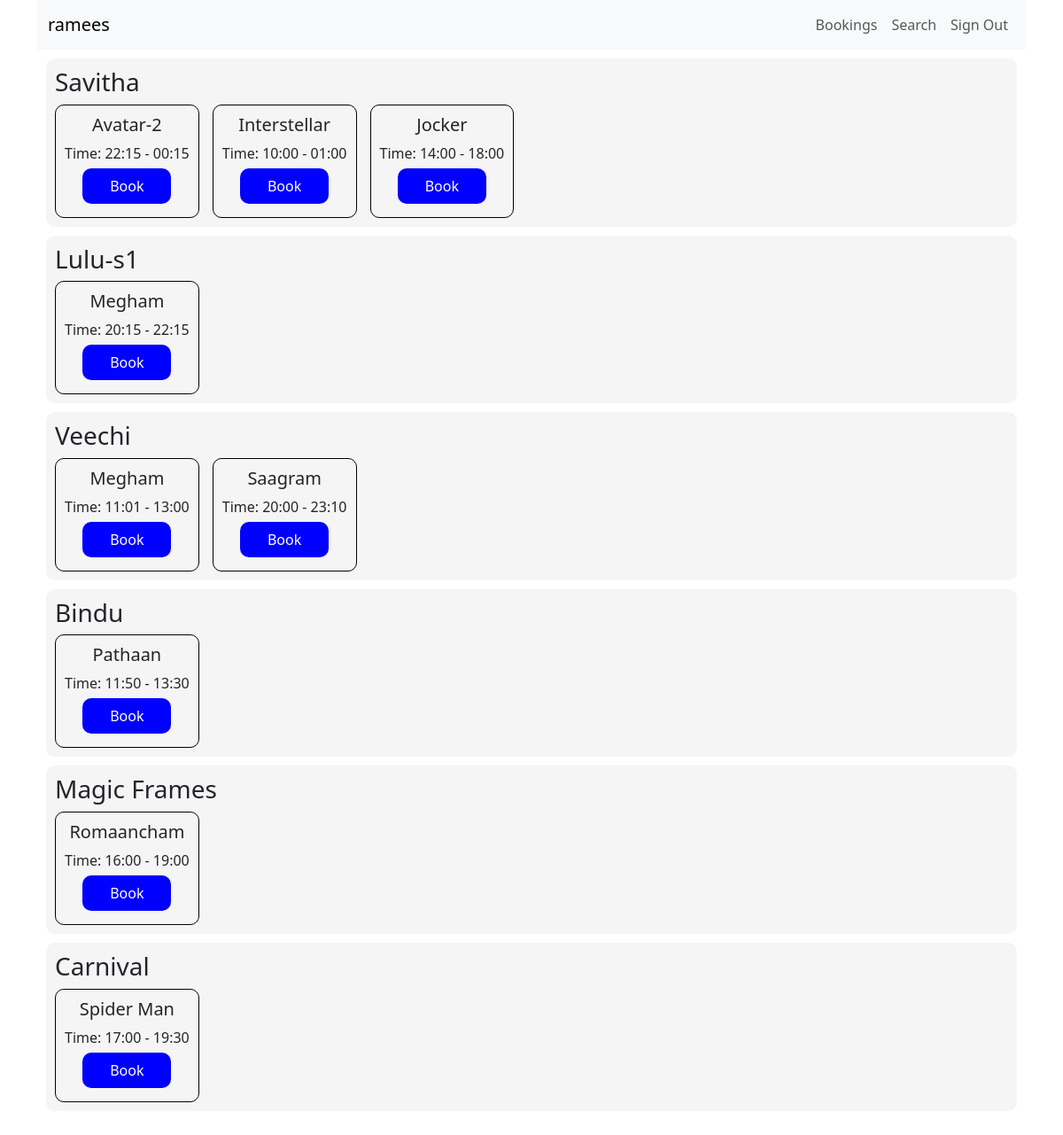
The app's page /user/home (signed in) with its own data.
### application/model.py (models this page shows, shortened)
class Venue(db.Model):
	__tablename__ = 'venue'
	id = db.Column(db.Integer, autoincrement = True, primary_key = True)
	name = db.Column(db.String, nullable = False)
	place = db.Column(db.String, nullable = False)
	location = db.Column(db.String, nullable = False)
	capacity = db.Column(db.Integer, nullable = False)
	__table_args__ = (db.UniqueConstraint('name', 'location'), )

class Show(db.Model):
	__tablename__ = 'show'
	id = db.Column(db.Integer, autoincrement = True, primary_key = True)
	name = db.Column(db.String, unique = True, nullable = False)

class Timeslot(db.Model):
	__tablename__ = 'timeslot'
	id = db.Column(db.Integer, autoincrement = True, primary_key = True)
	start_time = db.Column(db.String,  nullable= False)
	end_time = db.Column(db.String,  nullable= False)

### application/controllers.py (the view)
@app.route("/user/home", methods =["GET"])
@login_required
def home():
	venues_dict = get_venues_shows_with_ts()
	return render_template("home.html", user_name = get_user_name(), venues_data = venues_dict)

### application/controller_utils.py (called while the page is built)
def login_required(f):
	@wraps(f)
	def wrapper(*args, **kwargs):
		if not is_authenticated():
			return redirect(url_for('.logout'))
		return f(*args, **kwargs)
	return wrapper

def is_authenticated(for_admin = False):
	user_id = -1
	if 'user_id' in session:
		user_id = session['user_id']
	type = 0
	if 'user_type' in session:
		type = session['user_type']
	type_matches = False
	if for_admin:
		type_matches = type == 1
	else:
		type_matches = type == 2
	return user_id and user_id > 0 and type_matches

def get_user_name():
	if 'user_name' in session:
		return session['user_name']
	return ''

### application/controllers.py (called while the page is built)
@app.context_processor
def inject_user():
    return dict(user_name = get_user_name())

### application/db_helper.py (called while the page is built)
def get_venues_shows_with_ts():
	q = db.session.query(Venue, Show).join(Screen, Venue.id == Screen.venue_id , isouter=True).join(Show, Show.id == Screen.show_id, isouter=True)
	result = q.all()
	ts_q = db.session.query(Screen, Timeslot, ScreenTimeSlot).filter(and_(Timeslot.id == ScreenTimeSlot.timeslot_id, ScreenTimeSlot.screen_id == Screen.id))
	bookings = Booking.query.filter(func.DATE(Booking.booked_time) == date.today()).all()
	screen_ts = ts_q.all()
	venues_dict = {}
	for item in result:
		v = item[0]
		s = item[1]
		if v is None or s is None:
			continue
		show_ts_list = get_show_timeslot_data(v, s, screen_ts, bookings)
		if v in venues_dict:
			venues_dict[v].extend(show_ts_list)
		else:
			venues_dict[v] = show_ts_list
	return venues_dict

def get_show_timeslot_data(venue, show, screen_ts, bookings):
	show_ts_list = []
	for item in screen_ts:
		s = item[0]
		ts = item[1]
		s_ts = item[2]
		booked_seats = 0
		for booking in bookings:
			if booking.screen_ts_id == s_ts.id:
				booked_seats += booking.seats
		if s is None or ts is None:
			continue
		if s.show_id == show.id and s.venue_id == venue.id:
			show_ts_list.append(ShowTimeslotData(show, ts, booked_seats < venue.capacity))
	return show_ts_list

### templates/home.html (shortened to what this page needs)
{% extends "user_base.html" %}
{% block user_name %}{{user_name}}{% endblock %}
{% block head %}
{{ super() }}
{% endblock %}
{% block content %}
<div>
  <div class="col">
    <ul class="base-list">
     {% for venue in venues_data %}
     <li class="base-list-item">
       <div>
         <h3>{{venue.name}}</h3>
         <div style="display: flex;column-gap: 15px; flex-wrap: wrap;">
           {% for show_ts in venues_data[venue] %}
           {% if  show_ts %}
           <div class="base-card">
            <h5 class="center">{{show_ts.show.name}}</h5>
            <h7>Time: {{show_ts.timeslot.start_time}} - {{show_ts.timeslot.end_time}}</h7>
            {% if show_ts.is_open %}
            <a href="/book_ticket?show_id={{show_ts.show.id}}&venue_id={{venue.id}}&timeslot_id={{show_ts.timeslot.id}}" class="primary-button">Book</a>
            {% else %}
            <div class="primary-button disabled">Housefull</div>
            {% endif %}
          </div>
          {%  endif %}
          {% endfor %}
        </div>
      </li>
      {% endfor %}
    </ul>
  </div>
</div>
{% endblock %}

### static/style.css (style rules this page uses)
.primary-button { display:block; width:100px; height:40px; color:#fff; background: blue; }
.primary-button, .red-button, .small-button { display:flex; justify-content:center; align-items:center; text-decoration:none; margin:5px auto; border-radius:10px; }
.base-card { padding: 10px; border:1px solid #000; border-radius:10px; }
.base-list { list-style: none; padding: 10px; }
.base-list-item { margin-bottom: 10px; padding: 10px; border-radius:10px; }
.center { display:flex; justify-content:center; align-items:center; }

### templates/home.html (style rules this page uses)
.base-list li { background: #F5F5F5; }

### records on screen
Venue: name "Savitha"
Show: show.name "Avatar-2"
Timeslot: timeslot.start_time "22:15", timeslot.end_time "00:15"
Show: show.name "Interstellar"
Timeslot: timeslot.start_time "10:00", timeslot.end_time "01:00"
Show: show.name "Jocker"
Timeslot: timeslot.start_time "14:00", timeslot.end_time "18:00"
Venue: name "Lulu-s1"
Show: show.name "Megham" "Megham"
Timeslot: timeslot.start_time "20:15", timeslot.end_time "22:15"
Venue: name "Veechi"
Timeslot: timeslot.start_time "11:01", timeslot.end_time "13:00"
Show: show.name "Saagram"
Timeslot: timeslot.start_time "20:00", timeslot.end_time "23:10"
Venue: name "Bindu"
Show: show.name "Pathaan"
Timeslot: timeslot.start_time "11:50", timeslot.end_time "13:30"
Venue: name "Magic Frames"
Show: show.name "Romaancham"
Timeslot: timeslot.start_time "16:00", timeslot.end_time "19:00"
Venue: name "Carnival"
Show: show.name "Spider Man"
Timeslot: timeslot.start_time "17:00", timeslot.end_time "19:30"

### other values on screen
{{ user_name }} "ramees"
